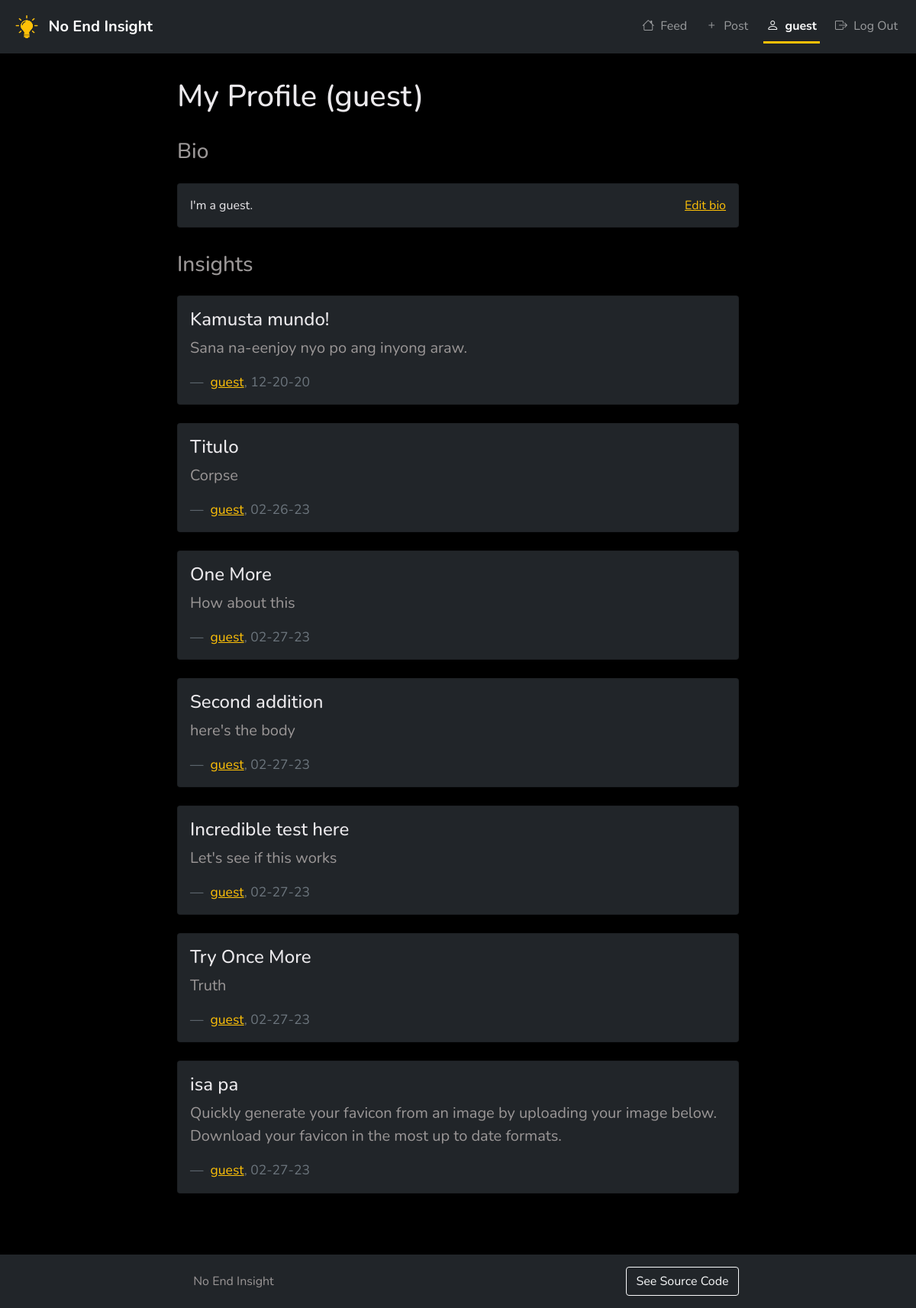
/profile (signed in), run on an earlier commit of the app's database.
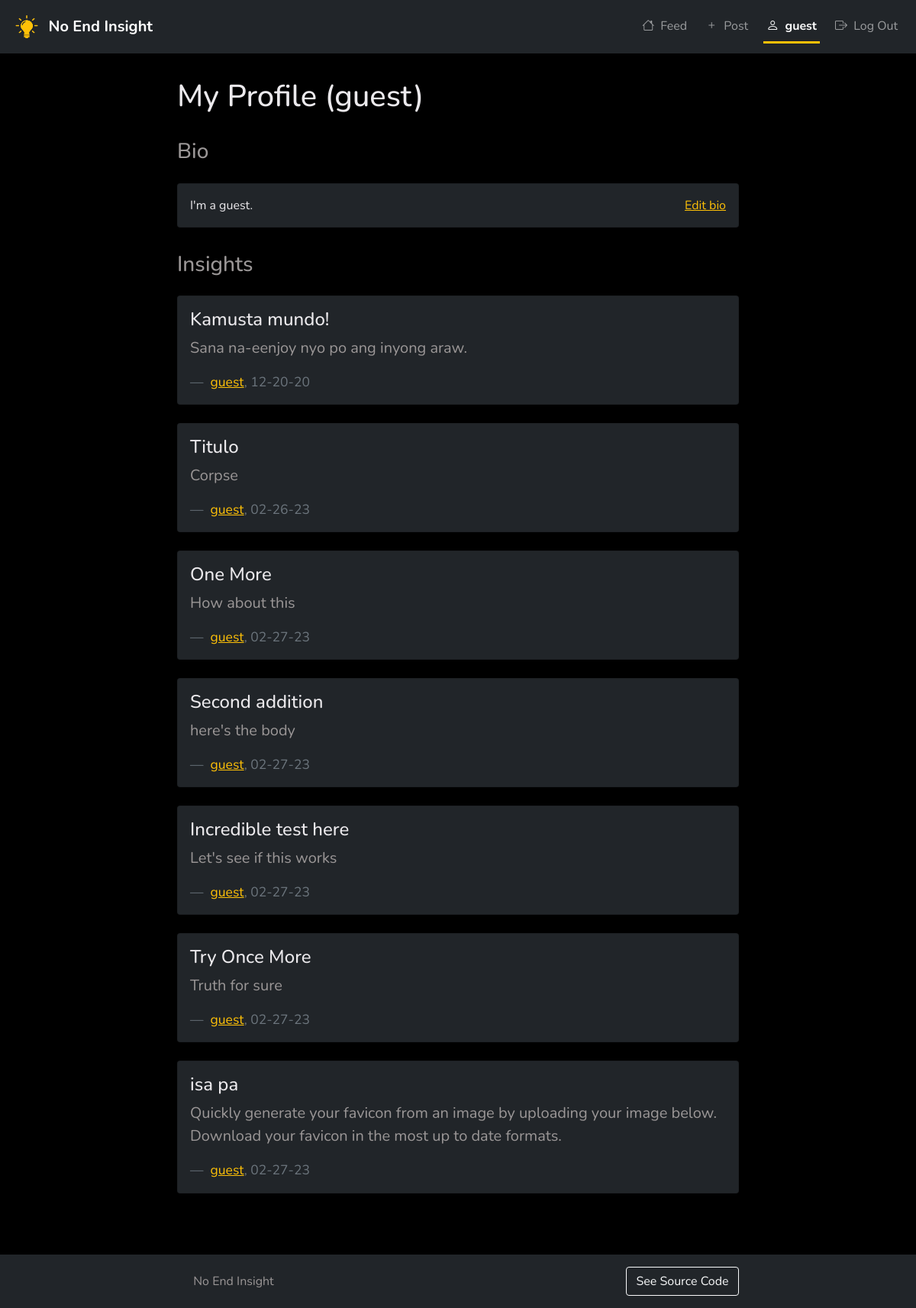
And on a later commit of the database.
### app.py (models this page shows)
class User(db.Model):
    id = db.Column(db.Integer, primary_key=True, nullable=False)
    username = db.Column(db.String(50), unique=True, nullable=False)
    password = db.Column(db.String(50), nullable=False)
    bio = db.Column(db.String(300))
    insights = db.relationship("Insight", backref="author")

class Insight(db.Model):
    id = db.Column(db.Integer, primary_key=True, nullable=False)
    title = db.Column(db.String(50), nullable=False)
    body = db.Column(db.Text, nullable=False)
    date = db.Column(db.DateTime, nullable=False, default=datetime.utcnow)
    author_id = db.Column(db.Integer, db.ForeignKey("user.id"))

### app.py (the view)
@app.route("/profile")
@app.route("/profile/<string:username>")
def profile(username=None):
    auth_user = User.query.get(session.get('user_id'))
    if not auth_user:
        abort(401)
    view_user = auth_user
    if username:
        view_user = User.query.filter_by(username=username).first() # User whose profile you're attempting to view
        if not view_user:
            abort(404)
    own_profile = auth_user.id == view_user.id
    return render_template("profile.html", auth_user=auth_user, view_user=view_user, own_profile=own_profile)

### templates/profile.html (shortened to what this page needs)
{% extends "layout.html" %} {% block nav_items %}
<a class="nav-link px-1 mx-2" href="{{ url_for('index') }}">
  <i class="bi bi-house me-1"></i>
  <span>Feed</span>
</a>
<a class="nav-link px-1 mx-2" href="{{ url_for('post') }}">
  <i class="bi bi-plus me-1"></i>
  <span>Post</span>
</a>
<a
  class="nav-link px-1 mx-2 {{ 'active' if own_profile else '' }}"
  href="{{ url_for('profile') }}"
>
  <i class="bi bi-person me-1"></i>
  <span>{{ auth_user.username }}</span>
</a>
<a class="nav-link px-1 mx-2" href="{{ url_for('api_logout') }}">
  <i class="bi bi-box-arrow-right me-1"></i>
  <span>Log Out</span>
</a>
{% endblock %} {% block content %}
<main class="content col-sm-12 col-md-8 mx-auto">
  {% if own_profile %}
  <h1>My Profile ({{ view_user.username }})</h1>
  {% else %}
  <h1>{{ view_user.username }}'s Profile</h1>
  {% endif %}
  <div class="py-4">
    <section>
      <h3 class="dark-text">Bio</h3>
      <div class="card bg-dark my-4">
        <form
          id="bio-form"
          action="{{ url_for('api_update_bio') }}"
          method="POST"
        >
          <div class="card-body d-flex">
            <div class="flex-grow-1">{{ view_user.bio }}</div>
            <a id="edit-bio-link" class="icon-link ms-auto" href="#"
              >Edit bio</a
            >
          </div>
        </form>
      </div>
    </section>
    <section class="pt-2">
      <h3 class="dark-text">Insights</h3>
      {% if view_user.insights %} {% for insight in view_user.insights %}
      <div class="card bg-dark my-4">
        <div class="card-body">
          <h4 class="card-title">{{ insight.title }}</h4>
          <blockquote class="blockquote mb-0">
            <p class="dark-text">{{ insight.body }}</p>
            <footer class="blockquote-footer pt-3">
              <a
                href="{{ url_for('profile',username=insight.author.username) }}"
                >{{ insight.author.username }}</a
              >, {{ insight.date.strftime("%m-%d-%y") }}
            </footer>
          </blockquote>
        </div>
      </div>
      {% endfor %} {% else %}
      <p class="text-muted my-4">
        No insights available.
        <a href="{{ url_for('post') }}">Post about one!</a>
      </p>
      {% endif %}
    </section>
  </div>
</main>
{% endblock %}

### templates/layout.html (shortened to what this page needs)
<!DOCTYPE html>
<html lang="en">
  <head>
    <link
      href="https://cdn.jsdelivr.net/npm/bootstrap@5.0.0-beta1/dist/css/bootstrap.min.css"
      rel="stylesheet"
    />
    <link
      rel="stylesheet"
      href="https://cdnjs.cloudflare.com/ajax/libs/bootstrap-icons/1.7.2/font/bootstrap-icons.min.css"
    />
    <link
      rel="stylesheet"
      href="{{ url_for('static', filename='styles.css') }}"
    />
  </head>
  <body>
    <nav class="navbar navbar-expand-lg navbar-dark bg-dark">
      <div class="container-fluid">
        <a class="navbar-brand mb-0" href="{{ url_for('index') }}">
          <img
            src="{{ url_for('static', filename='lightbulb.webp') }}"
            width="30"
            height="30"
            class="d-inline-block align-top mx-2"
          />
          No End Insight</a
        >
        <div
          class="collapse navbar-collapse justify-content-end"
          id="navbarNavAltMarkup"
        >
          <div class="navbar-nav navbar-right">
            {% block nav_items %} {% endblock %}
          </div>
        </div>
      </div>
    </nav>
    {% block content %}{% endblock %}
    <div
      class="nav-footer container-fluid bg-dark d-flex justify-content-center align-items-center"
    >
      <div class="row py-2 w-100 d-flex">
        <div class="col d-flex justify-content-center align-items-center">
          <span class="dark-text">No End Insight</span>
        </div>
        <div class="col d-flex justify-content-center align-items-center">
          <a
            class="btn btn-outline-light float-right"
            href="https://github.com/brighamband/flask-no-end-insight"
            target="_blank"
          >
            See Source Code
          </a>
        </div>
      </div>
    </div>
  </body>
</html>

### static/styles.css (style rules this page uses)
:root { --light-text-color: #ebe9ec; --dark-text-color: #9b9797; --navbar-footer-height: 70px; color-scheme: dark; }
html, body { font-family: 'Nunito', Helvetica, sans-serif; background: black; color: var(--light-text-color); height: 100%; margin: 0; }
a { color: var(--bs-warning); }
nav { min-height: var( --navbar-footer-height ); }
.nav-footer { height: var(--navbar-footer-height); }
.navbar-brand { font-weight: bold; }
.active { font-weight: bold; border-bottom-width: 2; border-bottom: 3px solid var(--bs-warning); }
.content { padding: 2rem; min-height: calc( 100vh - var(--navbar-footer-height) - var(--navbar-footer-height) ); }
.dark-text { color: var(--dark-text-color); }

What changed in the data, as far as the page shows it:
changed Insight "Try Once More": body "Truth" → "Truth for sure"
